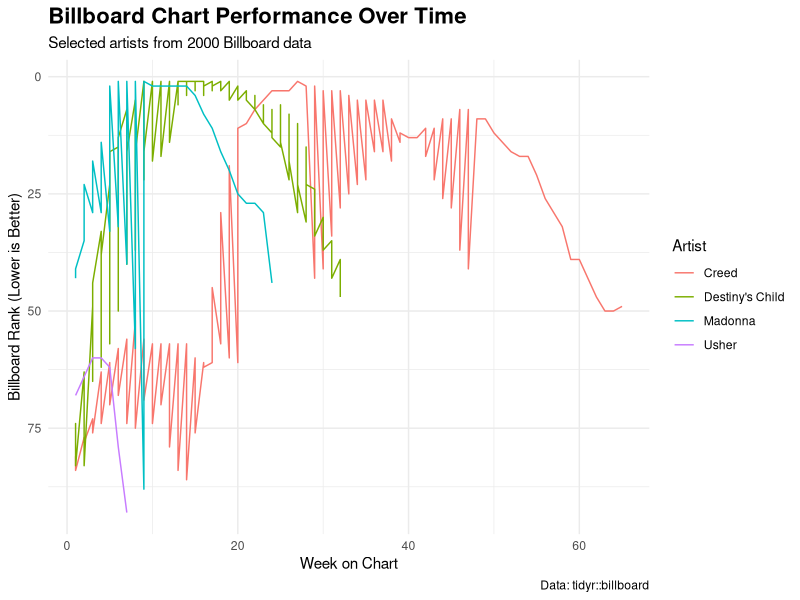

This figure's R source:
## ---- chunk 1
suppressPackageStartupMessages(library(tidyverse))
## ---- chunk 2
library(tidyverse)
library(tidyr)

# Load the billboard dataset
data("billboard", package = "tidyr")

# Prepare the data
billboard_long <- billboard %>%
  pivot_longer(cols = starts_with("wk"), names_to = "week", values_to = "rank", values_drop_na = TRUE) %>%
  mutate(week = as.integer(str_remove(week, "wk")))

# Select a few artists
top_artists <- c("Usher", "Destiny's Child", "Creed", "Madonna")

# Filter the data
billboard_filtered <- billboard_long %>%
  filter(artist %in% top_artists)

## ---- chunk 3
ggplot(billboard_filtered, aes(x = week, y = rank, color = artist)) +
  geom_line() +
  scale_y_reverse() +
  labs(
    title = "Billboard Chart Performance Over Time",
    subtitle = "Selected artists from 2000 Billboard data",
    x = "Week on Chart",
    y = "Billboard Rank (Lower is Better)",
    color = "Artist",
    caption = "Data: tidyr::billboard"
  ) +
  theme_minimal() +
  theme(plot.title = element_text(face = "bold", size = 16))

